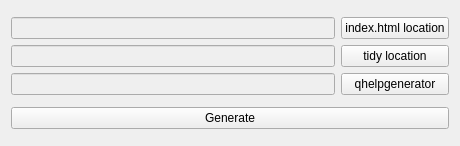
<?xml version="1.0" encoding="UTF-8"?>
<ui version="4.0">
 <class>MainWindow</class>
 <widget class="QMainWindow" name="MainWindow">
  <property name="geometry">
   <rect>
    <x>0</x>
    <y>0</y>
    <width>460</width>
    <height>146</height>
   </rect>
  </property>
  <property name="windowTitle">
   <string>MainWindow</string>
  </property>
  <widget class="QWidget" name="centralWidget">
   <property name="sizePolicy">
    <sizepolicy hsizetype="Preferred" vsizetype="Preferred">
     <horstretch>0</horstretch>
     <verstretch>0</verstretch>
    </sizepolicy>
   </property>
   <layout class="QVBoxLayout" name="verticalLayout">
    <item>
     <layout class="QGridLayout" name="gridLayout">
      <item row="0" column="0">
       <widget class="QLineEdit" name="indexLe">
        <property name="enabled">
         <bool>false</bool>
        </property>
       </widget>
      </item>
      <item row="0" column="1">
       <widget class="QPushButton" name="indexBtn">
        <property name="text">
         <string>index.html location</string>
        </property>
       </widget>
      </item>
      <item row="1" column="0">
       <widget class="QLineEdit" name="tidyLe">
        <property name="enabled">
         <bool>false</bool>
        </property>
       </widget>
      </item>
      <item row="1" column="1">
       <widget class="QPushButton" name="tidyBtn">
        <property name="text">
         <string>tidy location</string>
        </property>
       </widget>
      </item>
      <item row="2" column="0">
       <widget class="QLineEdit" name="helpgenLe">
        <property name="enabled">
         <bool>false</bool>
        </property>
       </widget>
      </item>
      <item row="2" column="1">
       <widget class="QPushButton" name="helpgenBtn">
        <property name="text">
         <string>qhelpgenerator</string>
        </property>
       </widget>
      </item>
     </layout>
    </item>
    <item>
     <widget class="QPushButton" name="generateBtn">
      <property name="text">
       <string>Generate</string>
      </property>
     </widget>
    </item>
   </layout>
  </widget>
 </widget>
 <layoutdefault spacing="6" margin="11"/>
 <resources/>
 <connections/>
</ui>
